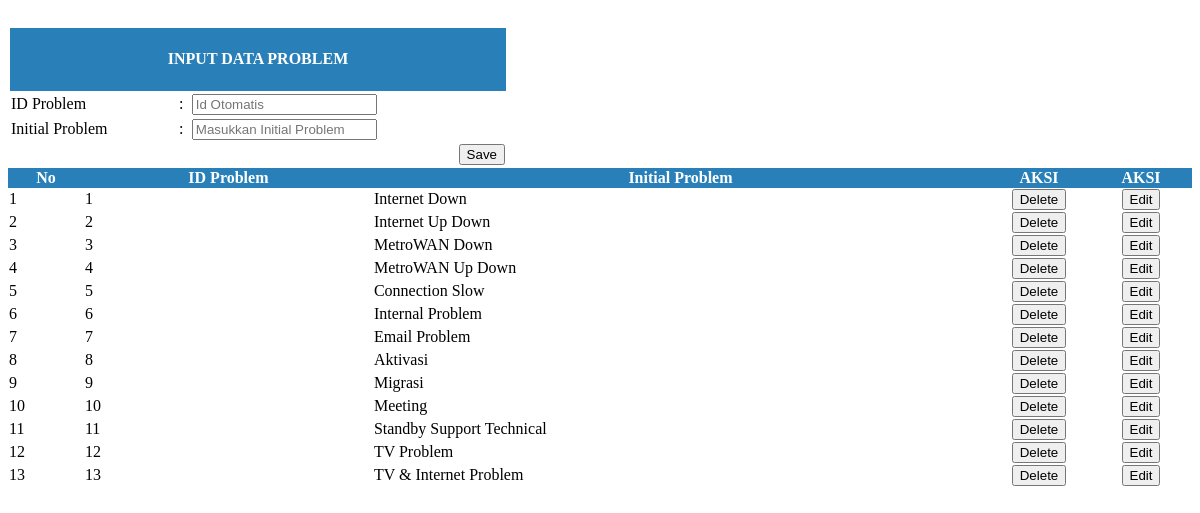
The page /Absensi/admin/input_problem.php on the database its author committed.
### tables this page shows
CREATE TABLE IF NOT EXISTS `tbl_problem` (
`id_problem` int(3) NOT NULL,
  `initial_problem` varchar(200) NOT NULL
);

### Absensi/admin/input_problem.php (the view, shortened to what this page needs)
<!doctype html>
<html>
<head>
<link rel="stylesheet" href="../../css/vergi.css">
<link rel="stylesheet" href="../../css/dataTables.bootstrap.css">
<link rel="stylesheet" href="../../css/jquery.dataTables.min.css" />
<link rel="stylesheet" href="../../css/responsive.dataTables.min.css" />
</head>
<body><br>
<form method="post" >
<table id="datatables" class="table table-responsive" width="500">
<thead>
    		<tr class="tr">
        		<Th  colspan="4"><center><h4>INPUT DATA PROBLEM</h4></center></Th>
        	</tr>
        </thead>
  <tbody>
    <tr>
      <td>ID Problem</td>
      <td>:</td>
      <td><input type="text" class="form-control"  readonly  placeholder="Id Otomatis" name="id_problem" value="<?php echo @$edit['id_problem'] ?>"></td>
</tr>
<tr>
      <td>Initial Problem</td>
      <td>:</td>
      <td><input name="initial_problem" type="text" required class="form-control" id="initial_problem" placeholder="Masukkan Initial Problem" value="<?php echo @$edit['initial_problem'] ?>"></td>
</tr>
<td align="right" colspan="4">
 <?php if (@$_GET['id']==""){ ?>
<input class="btn btn-success" type="submit" name="simpan" value="Save">
<?php }else{?>
<input class="btn btn-success" type="submit" name="ubah" value="Update"> </td>
<?php }?></td>
  </tbody>
</table>
<table id="example" class="display responsive nowrap table table-bordered" cellspacing="0" width="100%">
            <div class="container">
            <div class="box-body table-responsive">
                    <thead>
                        <tr class="tr">
                            <th>No</th>
                            <th>ID Problem</th>
                            <th>Initial Problem</th>
                            <th >AKSI</th>
                            <th >AKSI</th>
                        </tr>
                    </thead>
<?php
					$result = mysql_query("SELECT * FROM tbl_problem");
					$no = 1;
                    while ($row = mysql_fetch_array($result)) {
                        ?>
                                            <tr>
                            <td><?php echo $no; ?></td>
                            <td><?php echo $row['id_problem']?></td>
                            <td><?php echo $row['initial_problem']?></td>
<td width="100" align="center"><a href="?menu=input_problem_costumer&hapus&id=<?php echo $row['id_problem'] ?>" onClick="return confirm('Anda ingin menghapus ?')"><input  type="submit" name="hapus" value="Delete" class="btn btn-danger"></a></td>
<td width="100" align="center"> <a href="?menu=input_problem_costumer&edit&id=<?php echo $row['id_problem'] ?>"><input  type="submit" name="edit" value="Edit" class="btn btn-info"></a></td>
  </tr>
					<?php  $no++;  }
					?>
		</div>
        </div>
                </table>
</form>
</body>
</html>

### css/vergi.css (style rules this page uses)
.tr { background-color:#2980b9; color:#FFFFFF; border-color:#2980b9; }

### rows shown on the page
tbl_problem: id_problem "1", initial_problem "Internet Down"
tbl_problem: id_problem "2", initial_problem "Internet Up Down"
tbl_problem: id_problem "3", initial_problem "MetroWAN Down"
tbl_problem: id_problem "4", initial_problem "MetroWAN Up Down"
tbl_problem: id_problem "5", initial_problem "Connection Slow"
tbl_problem: id_problem "6", initial_problem "Internal Problem"
tbl_problem: id_problem "7", initial_problem "Email Problem"
tbl_problem: id_problem "8", initial_problem "Aktivasi"
tbl_problem: id_problem "9", initial_problem "Migrasi"
tbl_problem: id_problem "10", initial_problem "Meeting"
tbl_problem: id_problem "11", initial_problem "Standby Support Technical"
tbl_problem: id_problem "12", initial_problem "TV Problem"
tbl_problem: id_problem "13", initial_problem "TV & Internet Problem"
